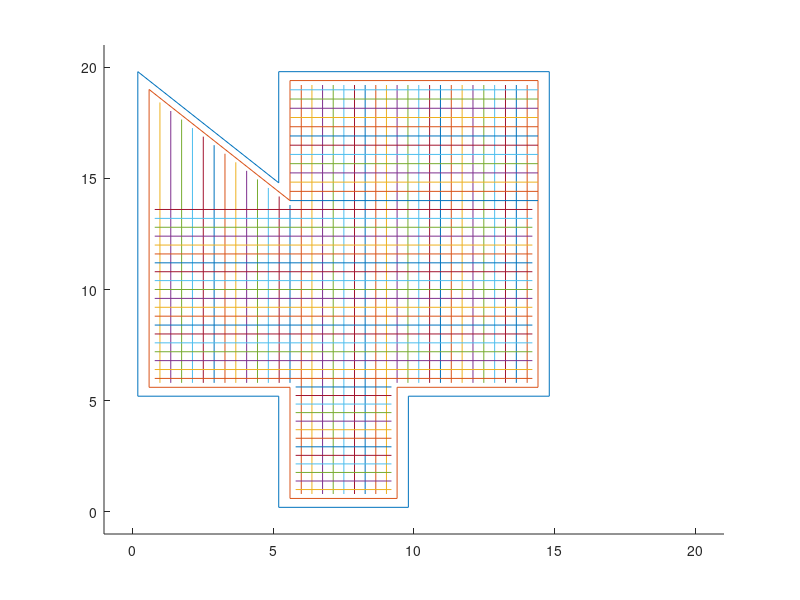

The MATLAB source for this figure:
clear
clc

%% Initialization




%% Test Initial Shape
clear
clc
close all

noz = 0.4;

x = [0.2 0.2 5.2 5.2 14.8 14.8 9.8 9.8 5.2 5.2 0.2];
y = [5.2 19.8 14.8 19.8 19.8 5.2 5.2 0.2 0.2 5.2 5.2];

xdiff = max(x)-min(x);
ydiff = max(y)-min(y);

x2 = [];
y2 = [];
x3 = [];
y3 = [];

zstore = [];
mult = 0;
for i = 0.2:0.2:10
    mult = 1 + mult;
    z = [];
    for j = 1:length(0.2:0.2:10)
        zcomp = 0.2*mult;
        z = [z zcomp];
    end
zstore = [zstore ; z];
end


for i = 1:length(x)
   xref = x(i);
   yref = y(i);
   enter = 1;
   if xref == 0.2 && yref == 19.8 || xref == 5.2 && yref == 14.8
       x2 = [x2 xref+noz];
       y2 = [y2 yref-0.8];
       enter = 0;
   elseif xref <= xdiff/2
       x2 = [x2 xref+noz];
   else
       x2 = [x2 xref-noz];
   end
   if enter == 1
        if yref <= ydiff/2
            y2 = [y2 yref+noz];
        else
            y2 = [y2 yref-noz];
        end
   end
end

pstore = [];

for n = 1:10
    if x(n+1)-x(n) == 0
        p = 1;
    end
    p = polyfit([x(n+1) x(n)],[y(n+1) y(n)],1);
    pstore = [pstore ; p]
end

% figure
% plot3(x,y,zstore,x2,y2,zstore,x3,y3,zstore)
% xlim([-1 21])
% ylim([-1 21])
% zlim([0 11])

figure
hold on
plot(x,y)
plot(x2,y2)
%plot(x3,y3)
%plot(xref,yref)
xlim([-1 21])
ylim([-1 21])

% FIRST BOTTOM LAYER

x1y1 = [0.6 19-0.2];
x2y2 = [5.6 14-0.2];
v = x2y2 - x1y1
n = sqrt((x1y1(1)-x2y2(1))^2+((x1y1(2)-x2y2(2))^2))
u = v/n
pstore = [];

numlines0 = round((x2y2(1)-x1y1(1))/0.4);
dist = (x2y2(1)-x1y1(1))/numlines0/sind(45);
layer = 0.2;

for i = 1:numlines0
    p1 = [x1y1(1) x1y1(2)] + dist*i*[u(1) u(2)]
    pstore = [pstore ; p1];
    if i == 1
       %plot([x1y1(1) p1(1)],[x1y1(2) p1(2)])
    else
       %plot([pstore(i-1,1) p1(1)],[pstore(i-1,2) p1(2)]) 
    end
end

line = x2y2(1)+0.2;

for i = 1:numlines0
     plot([pstore(i,1) pstore(i,1)],[line pstore(i,2)])
end

x1 = 6;
x2 = 9.4;
y1 = 0.8;
y2 = 19.2;
 numlines = (9.6-6)/0.4;
 dist2 = (x2-x1)/round(numlines);
 xsto1 = x1:dist2:x2;
 
 for i = 1:round(numlines)
     plot([xsto1(i) xsto1(i)],[y1 y2])
 end
 
x12 = 9.4;
x22 = 14.4;
y12 = 5.8;
y22 = 19.2;
 numlines2 = (x22-x12)/0.4;
 dist3 = (x22-x12)/round(numlines2);
 xsto2 = x12:dist3:x22;
 
 for i = 1:round(numlines2)
     plot([xsto2(i) xsto2(i)],[y12 y22])
 end
 
 %% SECOND BOTTOM LAYER
 
 
x12 = 5.8;
x22 = 9.2;
y12 = 1;
y22 = 6;
 numlines2 = (y22-y12)/0.4;
 dist3 = (y22-y12)/round(numlines2);
 ysto2 = y12:dist3:y22;
 
 for i = 1:round(numlines2)
     plot([x12 x22],[ysto2(i) ysto2(i)])
 end
 
x12 = 0.8;
x22 = 14.2;
y12 = 6;
y22 = 14;
 numlines2 = (y22-y12)/0.4;
 dist3 = (y22-y12)/round(numlines2);
 ysto2 = y12:dist3:y22;
 
 for i = 1:round(numlines2)
     plot([x12 x22],[ysto2(i) ysto2(i)])
 end
 
x12 = 5.6;
x22 = 14.4;
y12 = 14;
y22 = 19.4;
 numlines2 = (y22-y12)/0.4;
 dist3 = (y22-y12)/round(numlines2);
 ysto2 = y12:dist3:y22;
 
 for i = 1:round(numlines2)
     plot([x12 x22],[ysto2(i) ysto2(i)])
 end
 
% x1y1 = [0.6 19];
% x2y2 = [5.6 14];
% v = x2y2 - x1y1
% n = sqrt((x1y1(1)-x2y2(1))^2+((x1y1(2)-x2y2(2))^2))
% u = v/n
% pstore2 = [];
% 
% dist = (x2y2(1)-x1y1(1))/12/sind(45);
% layer = 0.2;
% 
% for i = 1:12
%     p1 = [x2y2(1) x2y2(2)] + dist*i*[u(1) u(2)]
%     pstore2 = [pstore2 ; p1];
%     if i == 1
%         %plot([x1y1(1) p1(1)],[x1y1(2) p1(2)])
%     else
%       %plot([pstore(i-1,1) p1(1)],[pstore(i-1,2) p1(2)]) 
%     end
% end
% 
% line = 0.6;
% 
% for i = 1:12
%      plot([line pstore2(i,2)], [x2y2(1) x2y2(2)])
% end 
 
